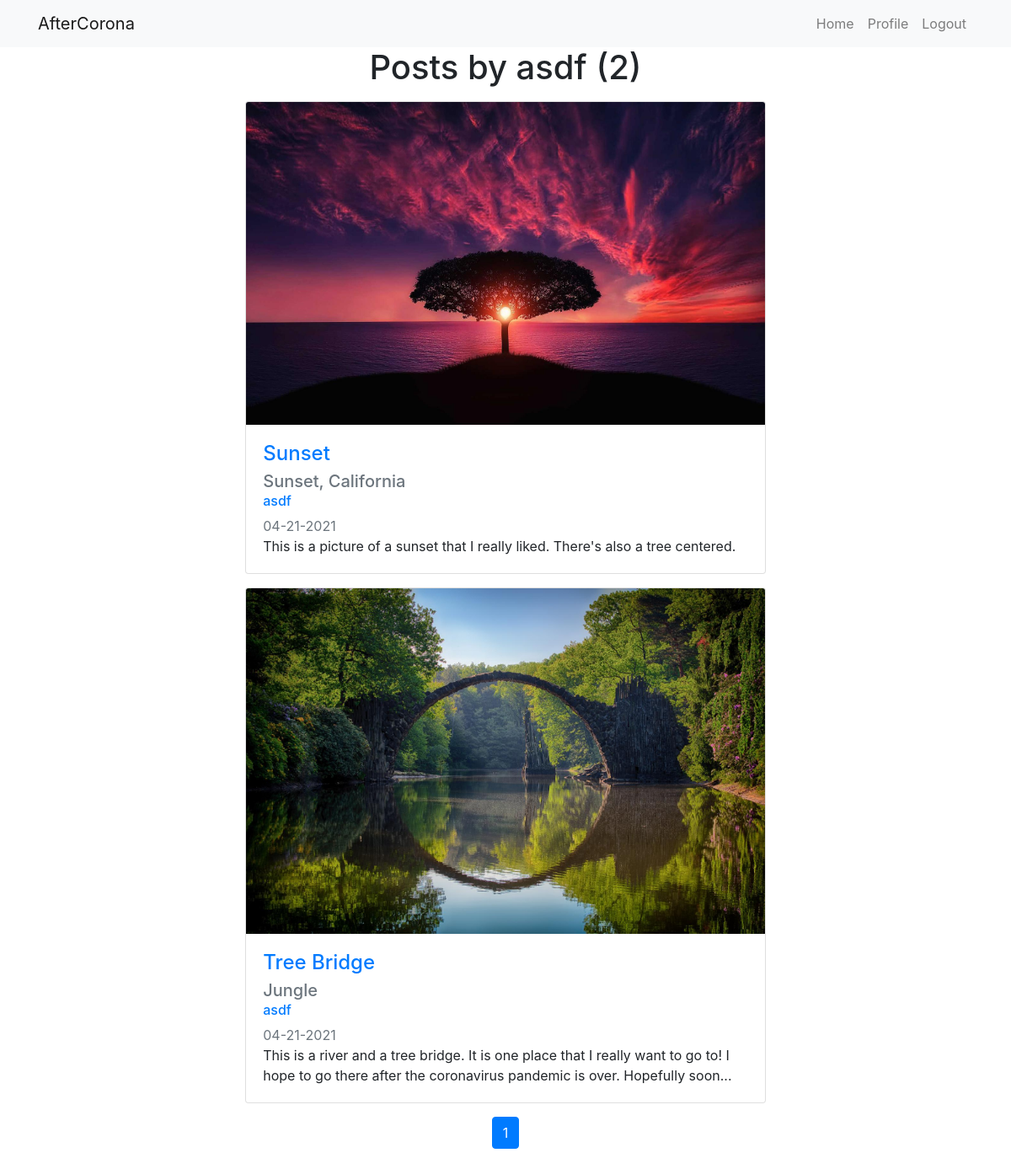
Page /user/asdf (signed in) on the committed database.
### app/models.py (models this page shows, shortened)
class User(db.Model, UserMixin):
    id = db.Column(db.Integer, primary_key=True)
    image = db.Column(db.String(50), nullable=False, default='default.jpeg')
    username = db.Column(db.String(20), unique=True, nullable=False)
    email = db.Column(db.String(50), unique=True, nullable=False)
    password = db.Column(db.String(50), nullable=False)
    posts = db.relationship('Post', backref='author', lazy=True)

class Post(db.Model):
    id = db.Column(db.Integer, primary_key=True)
    image = db.Column(db.String(50), nullable=False)
    place = db.Column(db.String(30), nullable=False)
    location = db.Column(db.String(50), nullable=False)
    created = db.Column(db.DateTime, nullable=False, default=datetime.utcnow)
    desc = db.Column(db.Text, nullable=False)
    user_id = db.Column(db.Integer, db.ForeignKey('user.id'), nullable=False)

### app/routes.py (the view)
@app.route('/user/<string:username>')
@login_required
def user_posts(username):
    page = request.args.get('page', 1, type=int)
    user = User.query.filter_by(username=username).first_or_404()
    posts = Post.query.filter_by(author=user).order_by(
        Post.created.desc()).paginate(page=page, per_page=5)
    return render_template('user_posts.html', posts=posts, user=user)

### app/models.py (called while the page is built)
@login_manager.user_loader
def load_user(user_id):
    return User.query.get(int(user_id))

### app/templates/user_posts.html
{% extends "layout.html" %}{% block title %} {{ user.username }} {% endblock %}
{% block content %}
<main role="main" class="container">
    <h1 class="mb-3 text-center">Posts by {{ user.username }} ({{ posts.total }})</h1>
    <div class="col-md-7 posts">
      {% for post in posts.items %}
      <div class="card post">
        <img src="{{ url_for(
            'static', filename='place_images/' + post.image) }}" class="card-img-top" alt="Post image">
        <div class="card-body">
          <h4 class="card-title"><a href="{{ url_for('post', post_id=post.id) }}">{{ post.place }}</a></h5>
          <h5 class="card-subtitle mb-2 text-muted">{{ post.location }}</h6>
          <h6 class="card-subtitle mb-2 text-muted"><a href="{{ url_for('user_posts', username=post.author.username) }}">{{ post.author.username }}</a></h6>
          <h7 class="card-subtitle mb-2 text-muted">{{ post.created.strftime('%m-%d-%Y') }}</h7>
          <p class="card-text">{{ post.desc }}</p>
        </div>
      </div>
      {% endfor %}
  </div>
  <div class="text-center">
{% for page_num in posts.iter_pages(left_edge=1, right_edge=1, left_current=1, right_current=2) %}
    {% if page_num %}
        {% if posts.page == page_num %}
            <a class="btn btn-primary mb-4" href="{{ url_for('user_posts', page=page_num, username=user.username) }}">{{ page_num }}</a>
        {% else %}
            <a class="btn btn-outline-primary mb-4" href="{{ url_for('user_posts', page=page_num, username=user.username) }}">{{ page_num }}</a>
        {% endif %}
    {% endif %}
{% endfor %}
</div>
  </main>
{% endblock content %}

### app/static/main.css (style rules this page uses)
.posts { margin: auto; }
.post { margin-top: 1rem; margin-bottom: 1rem; }

### rows in the picture
User: username "asdf"
Post: image (picture), place "Sunset", location "Sunset, California", author.username "asdf", created "04-21-2021", desc "This is a picture of a sunset that I really liked. There's also a tree centered."
Post: image (picture), place "Tree Bridge", location "Jungle", author.username "asdf", created "04-21-2021", desc "This is a river and a tree bridge. It is one place that I really want to go to! I hope to go there after the coronavirus pandemic is over. Hopefully soon..."

### other values in the picture
{{ posts.total }} "2"
{{ page_num }} "1"
